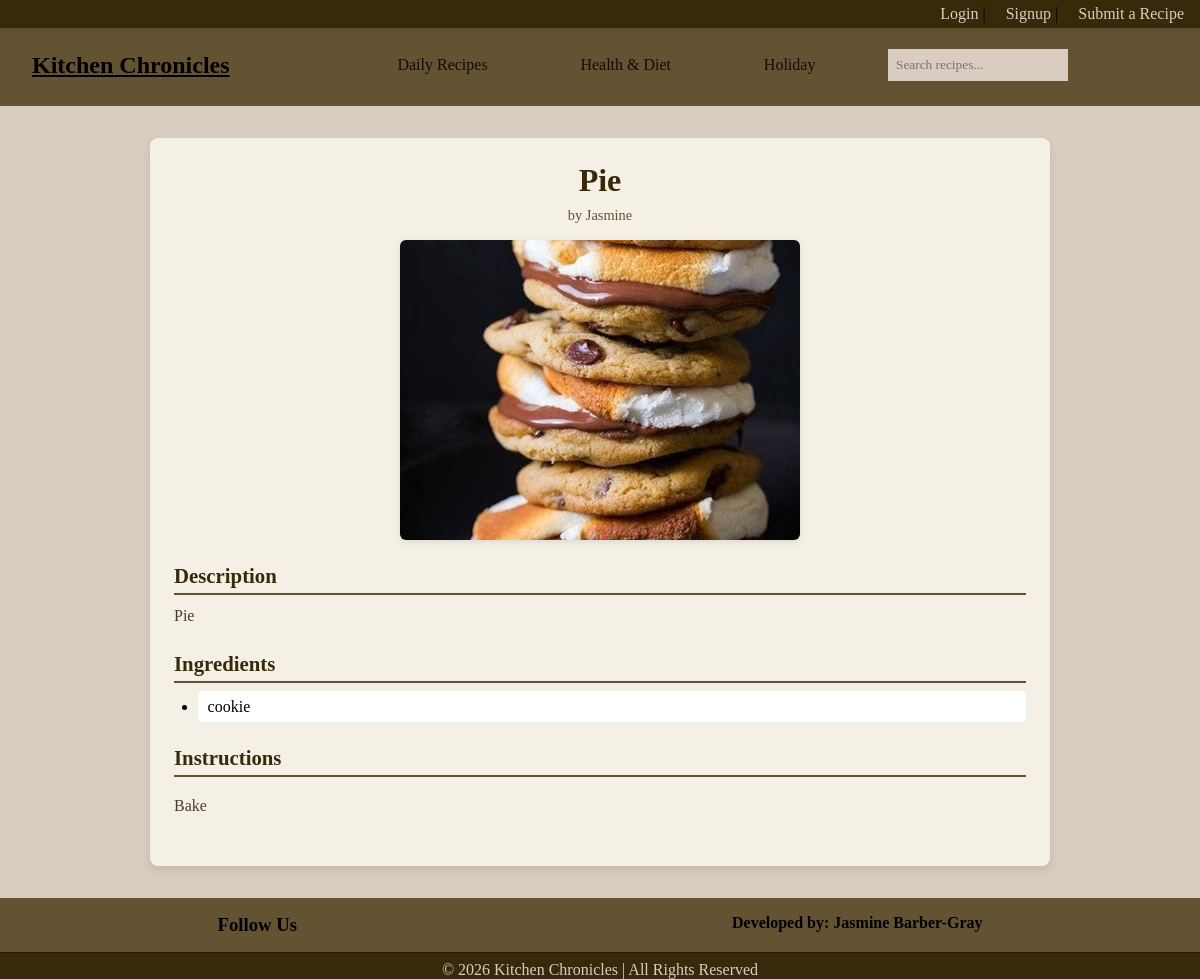
Screenshot of /recipe/6/ with the database file from the repository.
### recipes/models.py (models this page shows, shortened)
class Recipe(models.Model):
    CATEGORY_CHOICES = [
        ('Breakfast', 'breakfast'),
        ('Lunch', 'lunch'),
        ('Dinner', 'dinner'),
        ('Dessert', 'dessert'),
        ('Keto', 'keto'),
        ('Vegan', 'vegan'),
        ('Valentine\'s Day', 'valentine\'s Day'),
        ('Easter', 'easter'),
        ('Halloween', 'halloween'),
        ('Thanksgiving', 'thanksgiving'),
        ('Christmas', 'christmas'),
        ('New Years', 'new years'),
    ]
    title = models.CharField(max_length=200)
    author = models.ForeignKey(User, on_delete=models.CASCADE)
    category = models.CharField(max_length=20, choices=CATEGORY_CHOICES)
    image = models.ImageField(upload_to='recipes/images', blank=True, null=True)
    description = models.TextField()
    ingredients = models.TextField()
    instructions = models.TextField()

### recipes/views.py (the view)
# urls.py: path('recipe/<int:id>/', views.recipe_detail, name='recipe_detail'),
def recipe_detail(request, id):
    recipe = get_object_or_404(Recipe, id=id)
    return render(request, "recipes/recipe_detail.html", {
        "recipe": recipe
    })

### recipes/templates/recipes/recipe_detail.html (shortened to what this page needs)
{% extends 'base.html' %}
{% block content %}
<div class="recipe-detail-container">
    <h1>{{ recipe.title }}</h1>
    <p class="recipe-author">by {{ recipe.author.username }}</p>
    {% if recipe.image %}
        <img src="{{ recipe.image.url }}" alt="{{ recipe.title }}">
    {% endif %}
    <div class="recipe-section">
        <h2>Description</h2>
        <p>{{ recipe.description }}</p>
    </div>
    <div class="recipe-section">
        <h2>Ingredients</h2>
        <ul class="ingredients-list">
        {% for item in recipe.ingredients.splitlines %}
            {% if item %}
                <li>{{ item }}</li>
            {% endif %}
        {% endfor %}
        </ul>
    </div>
    <div class="recipe-section">
        <h2>Instructions</h2>
        <p>{{ recipe.instructions | linebreaks }}</p>
    </div>
</div>
{% endblock %}

### recipes/static/recipes/style.css (style rules this page uses)
* { margin: 0; padding: 0; box-sizing: border-box; font-family: Georgia, 'Times New Roman', Times, serif; }
body { background: #d9ccc1; color: #000000; margin: 0; padding: 0; overflow: auto; max-width: 100% }
.recipe-detail-container { max-width: 900px; margin: 2rem auto; padding: 1.5rem; background-color: #f5f0e6; border-radius: 8px; box-shadow: 0 4px 10px rgba(0,0,0,0.1); }
.recipe-detail-container h1 { font-size: 2rem; color: #372a0a; text-align: center; margin-bottom: 0.5rem; }
.recipe-author { text-align: center; font-size: 0.9rem; color: #635333; margin-bottom: 1rem; }
.recipe-detail-container img { display: block; max-width: 100%; margin: 0 auto 1.5rem auto; border-radius: 6px; box-shadow: 0 2px 6px rgba(0,0,0,0.1); }
.recipe-section { margin-bottom: 1.5rem; }
.recipe-section h2 { font-size: 1.3rem; color: #372a0a; border-bottom: 2px solid #635333; padding-bottom: 0.3rem; margin-bottom: 0.5rem; }
.recipe-section p { font-size: 1rem; line-height: 1.6; color: #4a3c2a; margin-bottom: 1rem; }
.ingredients-list { list-style-type: disc; padding-left: 1.5rem; margin-top: 0.5rem; }
.ingredients-list li { margin-bottom: 0.5rem; background-color: #fff; padding: 0.4rem 0.6rem; border-radius: 5px; }
.recipe-detail-container img { display: block; margin: 0 auto 1.5rem auto; width: 400px; height: 300px; object-fit: cover; border-radius: 6px; box-shadow: 0 2px 6px rgba(0,0,0,0.1); }

### rows the page displays
Recipe: title "Pie", author.username "Jasmine", image (picture), description "Pie", splitlines "cookie", instructions "Bake"
